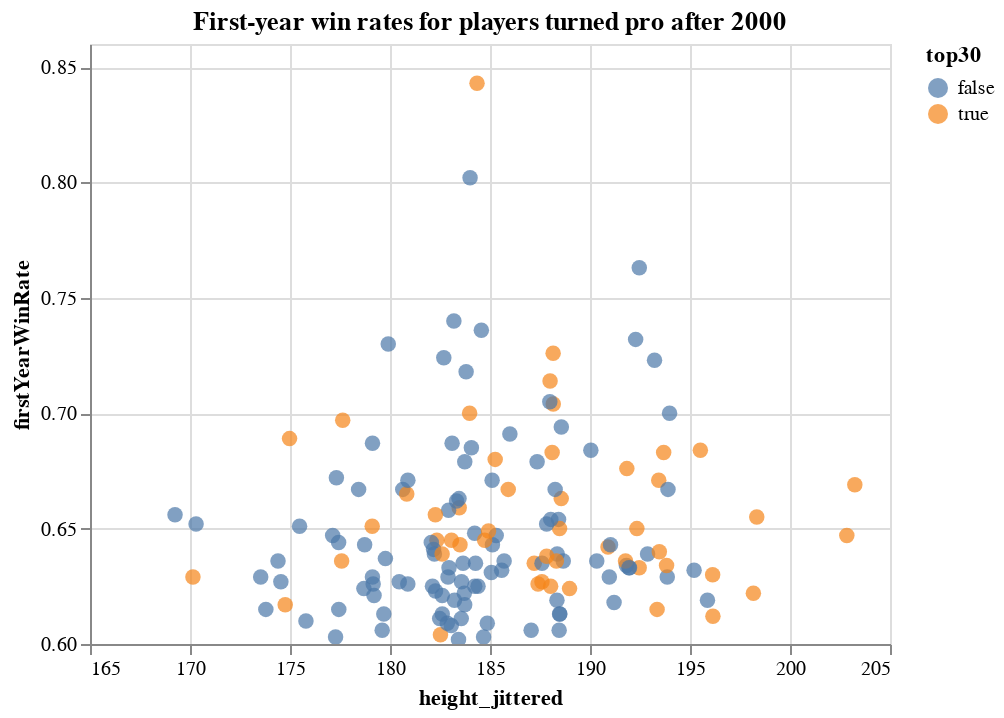

This figure's notebook cell:
### Code cell
# rankingGroup vs. firstYearWinRate
# winRate, height, rankingGroup
import altair as alt
import random

#remove height < 1m
playerDf = playerDf[playerDf['height'] > 100]
#manually add a jitter
playerDf['height_jittered'] = playerDf.apply(lambda row: row['height'] + random.uniform(-1,1), axis=1) 
#remove old data
playerDf = playerDf[playerDf['pro_year'] > 2000]
playerDf = playerDf[playerDf[FYRATE] > 0.6]
# too crowded

tp_ls = [TP100, TP50, TP30, TP10]


alt.Chart(playerDf, title="First-year win rates for players turned pro after 2000").mark_circle(size=60).encode(
        alt.X('height_jittered',
        scale=alt.Scale(zero=False)
        ),
        alt.Y(FYRATE,
        scale=alt.Scale(zero=False)
        ),
        color=TP30,
        tooltip=['first_name', 'last_name', HIGHEST_RK, 'height', 'pro_year', FYRATE]
).interactive()

### Figure 1 — Vega-Lite specification as saved in the notebook (floating-point values rounded to 4 significant figures; data arrays with more than 128 entries replaced by an {"elided": "..."} marker saying what was removed)
{"config": {"view": {"continuousWidth": 400, "continuousHeight": 300}}, "data": {"name": "data-7b0935f54a8d895555240fa2dcf93d5f"}, "mark": {"type": "circle", "size": 60}, "encoding": {"color": {"field": "top30", "type": "nominal"}, "tooltip": [{"field": "first_name", "type": "nominal"}, {"field": "last_name", "type": "nominal"}, {"field": "rank_single_ch", "type": "quantitative"}, {"field": "height", "type": "quantitative"}, {"field": "pro_year", "type": "quantitative"}, {"field": "firstYearWinRate", "type": "quantitative"}], "x": {"field": "height_jittered", "scale": {"zero": false}, "type": "quantitative"}, "y": {"field": "firstYearWinRate", "scale": {"zero": false}, "type": "quantitative"}}, "selection": {"selector056": {"type": "interval", "bind": "scales", "encodings": ["x", "y"]}}, "title": "First-year win rates for players turned pro after 2000", "$schema": "https://vega.github.io/schema/vega-lite/v4.17.0.json", "datasets": {"data-7b0935f54a8d895555240fa2dcf93d5f": {"elided": "153 records"}}}
